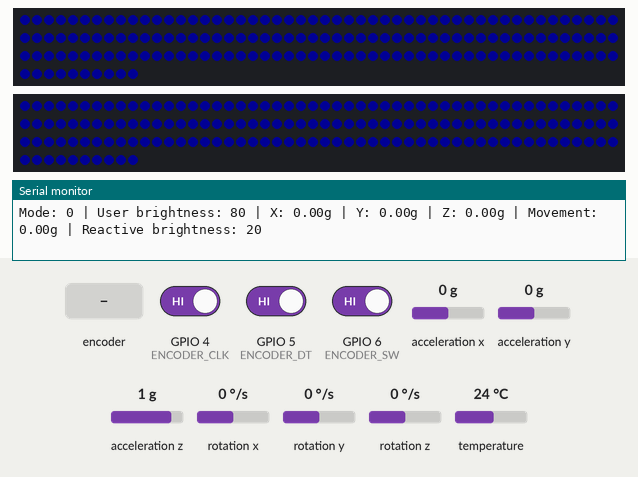
The sketch below on a simulated ESP32-C3. Shown: 2 × 160 RGB LEDs in strip order, left to right, continuing on the next row, the last lines printed to the serial monitor. The test bench sets the inputs (shaded band); at power-on: GPIO 6 (ENCODER_SW) HIGH, acceleration x 0 g, acceleration y 0 g, acceleration z 1 g, GPIO 4 (ENCODER_CLK) HIGH, GPIO 5 (ENCODER_DT) HIGH, rotation x 0 °/s, rotation y 0 °/s, rotation z 0 °/s, temperature 24 °C. Dim RGB values are drawn brighter than linear.

Above: at 2.9 s.
3.0 s: GPIO 6 (ENCODER_SW) driven LOW
At 3.97 s:
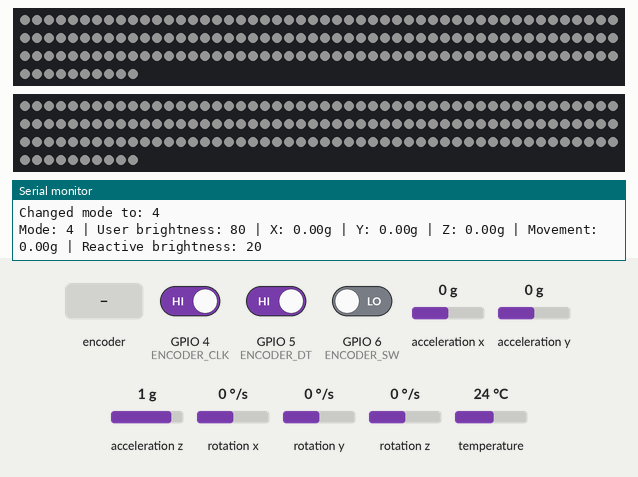
6.0 s: acceleration x set to -0.2 g
At 6.94 s:
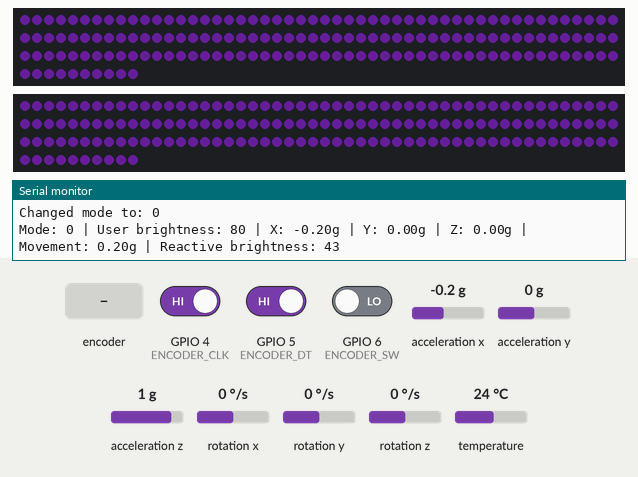
9.0 s: acceleration y set to -0.2 g
At 9.92 s:
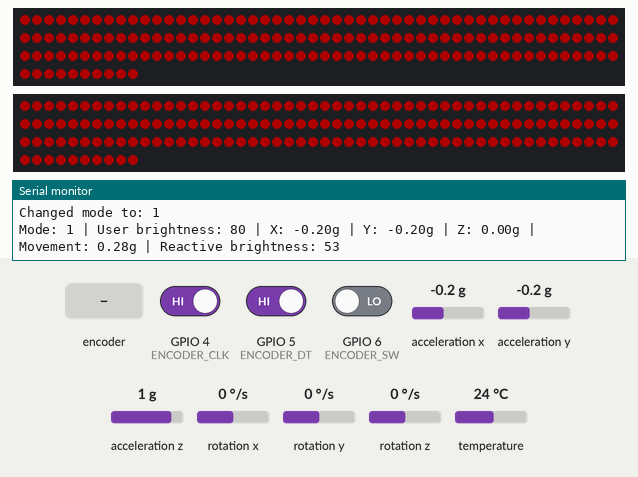
12.0 s: rotary encoder on GPIO 4 (ENCODER_CLK) / GPIO 5 (ENCODER_DT) turned 3 steps (first pin leading)
At 13.16 s:
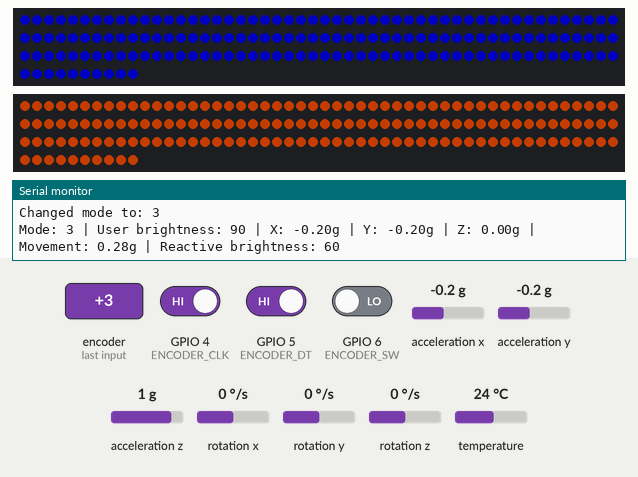
14.1 s: acceleration z set to -1.4 g
At 14.79 s:
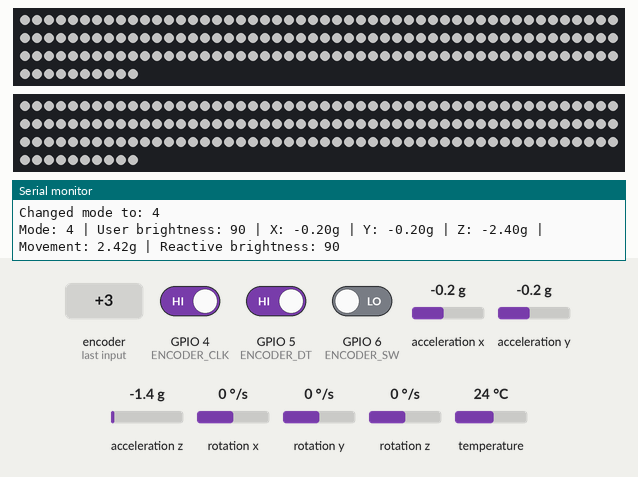
16.1 s: rotary encoder on GPIO 4 (ENCODER_CLK) / GPIO 5 (ENCODER_DT) turned 1 step (first pin leading)
At 16.41 s:
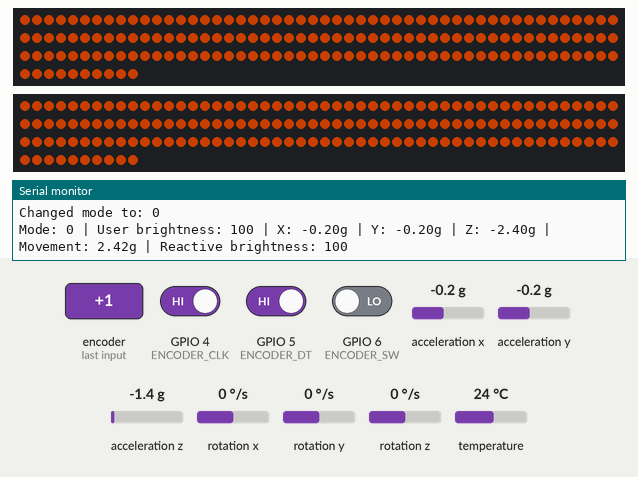
Timing chart, 0 to 18.8 s (numbered marks = the images above; inputs shaded):
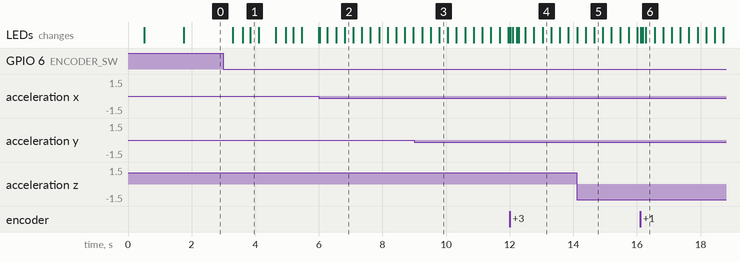

Measured:
- after the input at 3.0 s, the LEDs: first change after 0.30 s (image 1 shows a later state)

The sketch:

MR2_Reactive_LEDs_Test_3.ino
```cpp
#include <Wire.h>
#include <Adafruit_NeoPixel.h>
#include <Adafruit_MPU6050.h>
#include <Adafruit_Sensor.h>

// --------------------------------------------------
// MR2 Reactive LEDs - Test 3
// Full bench system test
//
// Hardware used:
// - ESP32-C3 Super Mini
// - KY-040 rotary encoder
// - MPU6050 / GY-521 accelerometer
// - Two WS2812B LED strips
// - SN74AHCT125N level shifter
//
// Purpose of this test:
// 1. Test left and right LED strips independently.
// 2. Use the rotary encoder for brightness and mode changes.
// 3. Use the MPU6050 to react to acceleration/braking/cornering.
// 4. Confirm the full system works before building the control box.
// --------------------------------------------------


// ==================================================
// PIN ASSIGNMENTS
// ==================================================

// LED data pins.
// These ESP32-C3 pins go into the SN74AHCT125N level shifter.
// The level shifter outputs then go through 330 ohm resistors to LED DIN.
#define LEFT_LED_PIN   2
#define RIGHT_LED_PIN  3

// KY-040 rotary encoder pins.
#define ENCODER_CLK 4
#define ENCODER_DT  5
#define ENCODER_SW  6

// MPU6050 I2C pins.
#define I2C_SDA 8
#define I2C_SCL 9


// ==================================================
// LED SETUP
// ==================================================

// You ordered 2 x 1m WS2812B COB LED strips.
// Each strip is 160 LEDs.
#define NUM_LEDS_LEFT   160
#define NUM_LEDS_RIGHT  160

Adafruit_NeoPixel leftStrip(NUM_LEDS_LEFT, LEFT_LED_PIN, NEO_GRB + NEO_KHZ800);
Adafruit_NeoPixel rightStrip(NUM_LEDS_RIGHT, RIGHT_LED_PIN, NEO_GRB + NEO_KHZ800);


// ==================================================
// MPU6050 SETUP
// ==================================================

Adafruit_MPU6050 mpu;

// Startup baseline readings.
// These help remove the resting position of the sensor.
float baseX = 0.0;
float baseY = 0.0;
float baseZ = 0.0;


// ==================================================
// USER SETTINGS
// ==================================================

// Rotary encoder controls this.
// It acts as the maximum brightness limit.
int userBrightness = 80;

const int minBrightness = 0;
const int maxBrightness = 220;

// Encoder button changes mode.
int mode = 0;
const int numberOfModes = 5;


// ==================================================
// ROTARY ENCODER VARIABLES
// ==================================================

int lastCLKState;

unsigned long lastButtonPress = 0;
const unsigned long debounceDelay = 250;


// ==================================================
// TIMING VARIABLES
// ==================================================

unsigned long lastSerialPrint = 0;
const unsigned long serialPrintInterval = 250;


// ==================================================
// HELPER: COLOUR FADE FROM BLUE TO ORANGE
// ==================================================

// amount:
// 0.0 = blue
// 1.0 = orange
uint32_t blueToOrange(float amount, Adafruit_NeoPixel &strip) {
  amount = constrain(amount, 0.0, 1.0);

  int blueR = 0;
  int blueG = 0;
  int blueB = 255;

  int orangeR = 255;
  int orangeG = 80;
  int orangeB = 0;

  int r = blueR + (orangeR - blueR) * amount;
  int g = blueG + (orangeG - blueG) * amount;
  int b = blueB + (orangeB - blueB) * amount;

  return strip.Color(r, g, b);
}


// ==================================================
// HELPER: SET ONE STRIP TO ONE COLOUR
// ==================================================

void setStrip(Adafruit_NeoPixel &strip, int ledCount, uint32_t colour, int brightness) {
  brightness = constrain(brightness, 0, 255);

  strip.setBrightness(brightness);

  for (int i = 0; i < ledCount; i++) {
    strip.setPixelColor(i, colour);
  }

  strip.show();
}


// ==================================================
// HELPER: SET BOTH STRIPS
// ==================================================

void setBothStrips(uint32_t leftColour, uint32_t rightColour, int leftBrightness, int rightBrightness) {
  setStrip(leftStrip, NUM_LEDS_LEFT, leftColour, leftBrightness);
  setStrip(rightStrip, NUM_LEDS_RIGHT, rightColour, rightBrightness);
}


// ==================================================
// READ MPU6050 ACCELERATION
// ==================================================

void readAcceleration(float &xG, float &yG, float &zG, float &movementG) {
  sensors_event_t accel;
  sensors_event_t gyro;
  sensors_event_t temp;

  mpu.getEvent(&accel, &gyro, &temp);

  // Subtract baseline and convert from m/s^2 to g.
  xG = (accel.acceleration.x - baseX) / 9.81;
  yG = (accel.acceleration.y - baseY) / 9.81;
  zG = (accel.acceleration.z - baseZ) / 9.81;

  // Overall movement strength.
  // This reacts to any movement direction.
  movementG = sqrt((xG * xG) + (yG * yG) + (zG * zG));
}


// ==================================================
// UPDATE LEDS BASED ON MODE + MPU6050 READINGS
// ==================================================

void updateLEDs() {
  float xG, yG, zG, movementG;
  readAcceleration(xG, yG, zG, movementG);

  // Convert movement to intensity between 0.0 and 1.0.
  // 0.50g is treated as strong movement for this bench test.
  float intensity = movementG / 0.50;
  intensity = constrain(intensity, 0.0, 1.0);

  // Reactive brightness:
  // - At rest: about 25% of user brightness
  // - Strong movement: up to user brightness
  int reactiveBrightness = userBrightness * (0.25 + 0.75 * intensity);
  reactiveBrightness = constrain(reactiveBrightness, 0, userBrightness);

  // Base colours.
  uint32_t blueLeft = leftStrip.Color(0, 0, 255);
  uint32_t blueRight = rightStrip.Color(0, 0, 255);

  uint32_t orangeLeft = leftStrip.Color(255, 80, 0);
  uint32_t orangeRight = rightStrip.Color(255, 80, 0);

  uint32_t redLeft = leftStrip.Color(255, 0, 0);
  uint32_t redRight = rightStrip.Color(255, 0, 0);

  uint32_t purpleLeft = leftStrip.Color(120, 0, 255);
  uint32_t purpleRight = rightStrip.Color(120, 0, 255);

  switch (mode) {

    case 0:
      // --------------------------------------------------
      // Mode 0: Main reactive mode
      //
      // Movement strength controls:
      // - colour fade from blue to orange
      // - brightness increase
      // --------------------------------------------------
      setBothStrips(
        blueToOrange(intensity, leftStrip),
        blueToOrange(intensity, rightStrip),
        reactiveBrightness,
        reactiveBrightness
      );
      break;


    case 1:
      // --------------------------------------------------
      // Mode 1: Acceleration / braking axis test
      //
      // Uses X axis as a placeholder forward/back axis.
      // Positive X = orange
      // Negative X = red
      // Near zero = blue
      // --------------------------------------------------
      if (xG > 0.08) {
        setBothStrips(orangeLeft, orangeRight, reactiveBrightness, reactiveBrightness);
      } else if (xG < -0.08) {
        setBothStrips(redLeft, redRight, reactiveBrightness, reactiveBrightness);
      } else {
        setBothStrips(blueLeft, blueRight, reactiveBrightness, reactiveBrightness);
      }
      break;


    case 2:
      // --------------------------------------------------
      // Mode 2: Cornering / side-to-side test
      //
      // Uses Y axis as a placeholder left/right axis.
      // This mode tests separate left and right LED behaviour.
      //
      // Y positive = left brighter
      // Y negative = right brighter
      // --------------------------------------------------

      int leftBrightness;
      int rightBrightness;

      if (yG > 0.08) {
        leftBrightness = userBrightness;
        rightBrightness = userBrightness * 0.25;
      } else if (yG < -0.08) {
        leftBrightness = userBrightness * 0.25;
        rightBrightness = userBrightness;
      } else {
        leftBrightness = reactiveBrightness;
        rightBrightness = reactiveBrightness;
      }

      setBothStrips(purpleLeft, purpleRight, leftBrightness, rightBrightness);
      break;


    case 3:
      // --------------------------------------------------
      // Mode 3: Left/right output test
      //
      // Left strip = blue
      // Right strip = orange
      //
      // Useful to confirm left and right wiring is correct.
      // --------------------------------------------------
      setBothStrips(blueLeft, orangeRight, userBrightness, userBrightness);
      break;


    case 4:
      // --------------------------------------------------
      // Mode 4: White brightness / current test
      //
      // Movement controls brightness.
      // White uses red, green, and blue together, so it draws the most current.
      // Do not run this at high brightness for long during early testing.
      // --------------------------------------------------
      setBothStrips(
        leftStrip.Color(255, 255, 255),
        rightStrip.Color(255, 255, 255),
        reactiveBrightness,
        reactiveBrightness
      );
      break;
  }

  // Serial debug output.
  if (millis() - lastSerialPrint > serialPrintInterval) {
    Serial.print("Mode: ");
    Serial.print(mode);

    Serial.print(" | User brightness: ");
    Serial.print(userBrightness);

    Serial.print(" | X: ");
    Serial.print(xG, 2);

    Serial.print("g | Y: ");
    Serial.print(yG, 2);

    Serial.print("g | Z: ");
    Serial.print(zG, 2);

    Serial.print("g | Movement: ");
    Serial.print(movementG, 2);

    Serial.print("g | Reactive brightness: ");
    Serial.println(reactiveBrightness);

    lastSerialPrint = millis();
  }
}


// ==================================================
// READ ROTARY ENCODER ROTATION
// ==================================================

void readEncoderRotation() {
  int currentCLKState = digitalRead(ENCODER_CLK);

  if (currentCLKState != lastCLKState) {

    // Compare DT with CLK to detect direction.
    if (digitalRead(ENCODER_DT) != currentCLKState) {
      userBrightness += 5;
    } else {
      userBrightness -= 5;
    }

    userBrightness = constrain(userBrightness, minBrightness, maxBrightness);

    Serial.print("User brightness set to: ");
    Serial.println(userBrightness);
  }

  lastCLKState = currentCLKState;
}


// ==================================================
// READ ROTARY ENCODER BUTTON
// ==================================================

void readEncoderButton() {
  if (digitalRead(ENCODER_SW) == LOW) {
    unsigned long now = millis();

    if (now - lastButtonPress > debounceDelay) {
      mode++;

      if (mode >= numberOfModes) {
        mode = 0;
      }

      Serial.print("Changed mode to: ");
      Serial.println(mode);

      lastButtonPress = now;
    }
  }
}


// ==================================================
// CALIBRATE MPU6050 BASELINE
// ==================================================

void calibrateMPU6050() {
  Serial.println("Calibrating MPU6050 baseline...");
  Serial.println("Keep the sensor still.");

  const int samples = 100;

  float totalX = 0.0;
  float totalY = 0.0;
  float totalZ = 0.0;

  for (int i = 0; i < samples; i++) {
    sensors_event_t accel;
    sensors_event_t gyro;
    sensors_event_t temp;

    mpu.getEvent(&accel, &gyro, &temp);

    totalX += accel.acceleration.x;
    totalY += accel.acceleration.y;
    totalZ += accel.acceleration.z;

    delay(10);
  }

  baseX = totalX / samples;
  baseY = totalY / samples;
  baseZ = totalZ / samples;

  Serial.println("Calibration complete.");
  Serial.print("Base X: ");
  Serial.println(baseX);
  Serial.print("Base Y: ");
  Serial.println(baseY);
  Serial.print("Base Z: ");
  Serial.println(baseZ);
}


// ==================================================
// SETUP
// ==================================================

void setup() {
  Serial.begin(115200);
  delay(500);

  Serial.println("MR2 Reactive LEDs - Test 3");
  Serial.println("Full bench system test");

  // Encoder setup.
  pinMode(ENCODER_CLK, INPUT_PULLUP);
  pinMode(ENCODER_DT, INPUT_PULLUP);
  pinMode(ENCODER_SW, INPUT_PULLUP);
  lastCLKState = digitalRead(ENCODER_CLK);

  // LED setup.
  leftStrip.begin();
  rightStrip.begin();

  leftStrip.clear();
  rightStrip.clear();

  leftStrip.show();
  rightStrip.show();

  // I2C setup.
  Wire.begin(I2C_SDA, I2C_SCL);

  // MPU6050 setup.
  if (!mpu.begin()) {
    Serial.println("ERROR: MPU6050 not found.");
    Serial.println("Check VCC, GND, SDA, and SCL wiring.");

    // Flash both strips red if MPU6050 is not detected.
    while (1) {
      setBothStrips(leftStrip.Color(255, 0, 0), rightStrip.Color(255, 0, 0), 40, 40);
      delay(300);
      setBothStrips(leftStrip.Color(0, 0, 0), rightStrip.Color(0, 0, 0), 0, 0);
      delay(300);
    }
  }

  Serial.println("MPU6050 found.");

  // Sensor configuration.
  mpu.setAccelerometerRange(MPU6050_RANGE_4_G);
  mpu.setGyroRange(MPU6050_RANGE_500_DEG);
  mpu.setFilterBandwidth(MPU6050_BAND_21_HZ);

  calibrateMPU6050();

  Serial.println("Setup complete.");
}


// ==================================================
// MAIN LOOP
// ==================================================

void loop() {
  readEncoderRotation();
  readEncoderButton();
  updateLEDs();

  // Small delay keeps movement response smooth.
  delay(20);
}
```
